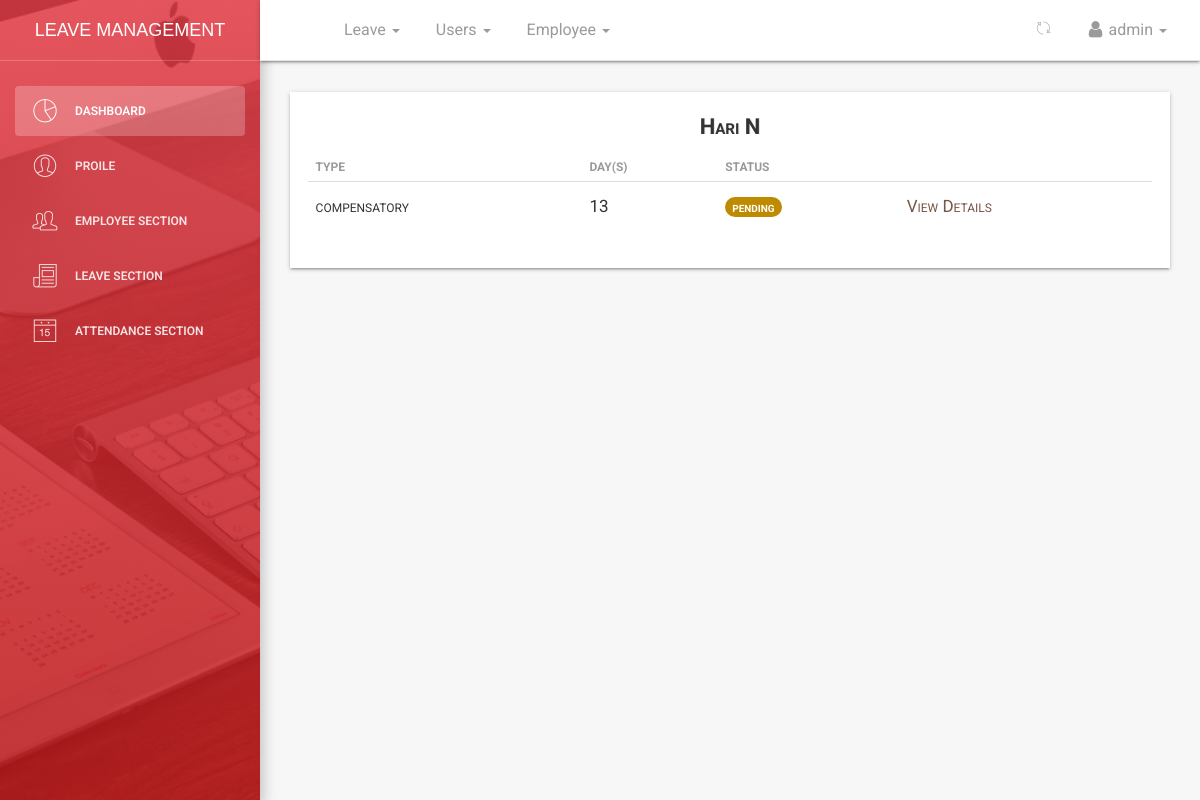
Page /dashboard/leaves/view/table/ (signed in) on the committed database.
### employee/models.py (models this page shows, shortened)
class Employee(models.Model):
    MALE = 'male'
    FEMALE = 'female'
    OTHER = 'other'
    NOT_KNOWN = 'Not Known'
    GENDER = (
        (MALE, 'Male'),
        (FEMALE, 'Female'),
        (OTHER, 'Other'),
        (NOT_KNOWN, 'Not Known'),
    )
    MR = 'Mr'
    MRS = 'Mrs'
    MSS = 'Mss'
    DR = 'Dr'
    SIR = 'Sir'
    MADAM = 'Madam'
    TITLE = (
        (MR, 'Mr'),
        (MRS, 'Mrs'),
        (MSS, 'Mss'),
        (DR, 'Dr'),
        (SIR, 'Sir'),
        (MADAM, 'Madam'),
    )
    FULL_TIME = 'Full-Time'
    PART_TIME = 'Part-Time'
    CONTRACT = 'Contract'
    INTERN = 'Intern'
    EMPLOYEETYPE = (
        (FULL_TIME, 'Full-Time'),
        (PART_TIME, 'Part-Time'),
        (CONTRACT, 'Contract'),
        (INTERN, 'Intern'),
    )
    user = models.ForeignKey(User, on_delete=models.CASCADE, default=1)
    image = models.FileField(_('Profile Image'), upload_to='profiles', default='default.png', blank=True, null=True, help_text='Upload image size less than 2.0MB')
    firstname = models.CharField(_('Firstname'), max_length=125)
    lastname = models.CharField(_('Lastname'), max_length=125)
    othername = models.CharField(_('Othername (optional)'), max_length=125, null=True, blank=True)
    birthday = models.DateField(_('Birthday'), default=datetime.date.today)
    department = models.ForeignKey(Department, verbose_name=_('Department'), on_delete=models.SET_NULL, null=True, default=None)
    role = models.ForeignKey(Role, verbose_name=_('Role'), on_delete=models.SET_NULL, null=True, default=None)
    startdate = models.DateField(_('Employement Date'), default=timezone.now, help_text='date of employment')
    employeetype = models.CharField(_('Employee Type'), max_length=15, default=FULL_TIME, choices=EMPLOYEETYPE)
    employeeid = models.CharField(_('Employee ID Number'), max_length=10, null=True, blank=True)
    dateissued = models.DateField(_('Date Issued'), default=timezone.now)
    is_blocked = models.BooleanField(_('Is Blocked'), default=False)
    is_deleted = models.BooleanField(_('Is Deleted'), default=False)
    created = models.DateTimeField(verbose_name=_('Created'), auto_now_add=True, null=True)
    updated = models.DateTimeField(verbose_name=_('Updated'), default=timezone.now)
    objects = EmployeeManager()
    class Meta:
        verbose_name = _('Employee')
        verbose_name_plural = _('Employees')
        ordering = ['-created']
    @property
    def get_full_name(self):
        fullname = f"{self.firstname} {self.lastname}"
        if self.othername:
            fullname += f" {self.othername}"
        return fullname

### leave/models.py (models this page shows, shortened)
class Leave(models.Model):
    user = models.ForeignKey(User, on_delete=models.CASCADE, default=1)
    startdate = models.DateField(verbose_name=_('Start Date'), help_text='leave start date is on ..', null=True, blank=False)
    enddate = models.DateField(verbose_name=_('End Date'), help_text='coming back on ...', null=True, blank=False)
    leavetype = models.CharField(choices=LEAVE_TYPE, max_length=25, default=SICK, null=True, blank=False)
    reason = models.CharField(verbose_name=_('Reason for Leave'), max_length=255, help_text='add additional information for leave', null=True, blank=True)
    defaultdays = models.PositiveIntegerField(verbose_name=_('Leave days per year counter'), default=DAYS, null=True, blank=True)
    status = models.CharField(max_length=12, default='pending')  # pending, approved, rejected, cancelled
    is_approved = models.BooleanField(default=False)  # hide
    updated = models.DateTimeField(auto_now=True, auto_now_add=False)
    created = models.DateTimeField(auto_now=False, auto_now_add=True)
    objects = LeaveManager()
    class Meta:
        verbose_name = _('Leave')
        verbose_name_plural = _('Leaves')
        ordering = ['-created']  # recent objects
    @property
    def leave_days(self):
        if self.startdate > self.enddate:
            return
        dates = (self.enddate - self.startdate)
        return dates.days
    @property
    def is_rejected(self):
        return self.status == 'rejected'

### dashboard/views.py (the view)
# urls.py: path('leaves/view/table/', views.view_my_leave_table, name='staffleavetable'),
def view_my_leave_table(request):
    if request.user.is_authenticated:
        user = request.user
        leaves = Leave.objects.filter(user=user)
        employee = Employee.objects.filter(user=user).first()
        if not employee:
            messages.error(request, 'Employee not found.', extra_tags='alert alert-warning alert-dismissible show')
            return redirect('accounts:login')
        dataset = {
            'leave_list': leaves,
            'employee': employee,
            'title': 'Leaves List'
        }
        return render(request, 'dashboard/staff_leaves_table.html', dataset)
    else:
        return redirect('accounts:login')

### employee/managers.py (called while the page is built)
    def get_queryset(self):
        return super().get_queryset().filter(is_deleted=False)

### leave/manager.py (called while the page is built)
	def get_queryset(self):
		return super().get_queryset()

### templates/dashboard/staff_leaves_table.html (shortened to what this page needs)
{% extends '_layout.html' %}
 {% block navheader %}
 	{% include 'includes/navheader_employee_app.html' %}
 {% endblock %}
 {% block content %}
        <section class="content">
            <section class="container-fluid">
            	   <section class="row">
                        <section class="col col-sm-8 offset-sm-2">
                        </section>
                    </section>
                	<div class="table-responsive table-shadow">
                		<div class="text-center table-description">
                			<h4 class="title-h3" style="text-shadow: 1px 0px rgba(0,0,0,0.11)">{{ employee.get_full_name }}</h4>
                		</div>
                		{% if leave_list %}
                		<table class="table">
							  <thead>
							    <tr>
							      <th scope="col"><b>Type</b></th>
							      <th scope="col"><b>Day(s)</b></th>
							      <th scope="col"><b>Status</b></th>
							    </tr>
							  </thead>
							  <tbody>
							  	{% for leave in leave_list %}
							    <tr>
							      <td>{{ leave.leavetype}}</td>
							      <td>{{ leave.leave_days }}</td>
							      {% if leave.is_approved %}
							      <td ><span class="badge badge-success" style="background-color:green; font-size: 14px;">{{ leave.status }}</span></td>
								  {% elif leave.is_rejected %}
							      <td ><span class="badge badge-success" style="background-color:rgb(184, 12, 0); font-size: 14px;">{{ leave.status }}</span></td>
								  {% else %}
							      <td ><span class="badge badge-warning" style="background-color:rgb(189, 138, 0); font-size: 14px;">{{ leave.status }}</span></td>
							      {% endif %}
							      <td>
							      	<a href="{% url 'dashboard:userleaveview' leave.id %}" style="color: #795548;">
							      	    View Details
							      	</a>
							      </td>
							    </tr>
							    {% endfor %}
							  </tbody>
						</table>
						{% else %}
						<span>No Leaves can be found...</span>
						{% endif %}
					</div>
            </section>
        </section>
 {% endblock %}

### templates/includes/navheader_employee_app.html (shortened to what this page needs)
 {% load static %}
 <nav class="navbar navbar-default navbar-fixed shadow">
            <div class="container-fluid">
                <div class="collapse navbar-collapse">
                    <ul class="nav navbar-nav navbar-left">
                        <li>
                            <a href="" class="dropdown-toggle" data-toggle="dropdown">
                            </a>
                        </li>
                        <li class="dropdown">
                        <a href="" class="dropdown-toggle" data-toggle="dropdown">
                                    <p>
                                        Leave
                                        <b class="caret"></b>
                                    </p>
                              </a>
                        </li>
                        {% if request.user.is_superuser and request.user.is_staff %}
                        <li class="dropdown">
                              <a href="" class="dropdown-toggle" data-toggle="dropdown">
                                    <p>
                                        Users
                                        <b class="caret"></b>
                                    </p>
                              </a>
                        </li>
                        {% endif %}
                        {% if request.user.is_superuser and request.user.is_staff %}
                        <li class="dropdown">
                              <a href="" class="dropdown-toggle" data-toggle="dropdown">
                                    <p>
                                        Employee
                                        <b class="caret"></b>
                                    </p>
                              </a>
                        </li>
                        {% endif %}
                    </ul>
                    <ul class="nav navbar-nav navbar-right">
                        <li class="dropdown">
                              <a href="" class="dropdown-toggle refresh-page" data-toggle="dropdown" title="Refresh Current Page">
                                    <i class="pe-7s-refresh-2"></i>
                              </a>
                        </li>
                        <li class="dropdown">
                              <a href="" class="dropdown-toggle" data-toggle="dropdown">
                                    <p>
                                        <i class="fa fa-user"></i> {{ request.user}}
                                        <b class="caret"></b>
                                    </p>
                              </a>
                        </li>
                    </ul>
                </div>
            </div>
        </nav>

### rows in the picture
Employee: get_full_name "Hari N"
Leave: leavetype "compensatory", leave_days "13", status "pending"

### other values in the picture
{{ request.user }} "admin"
